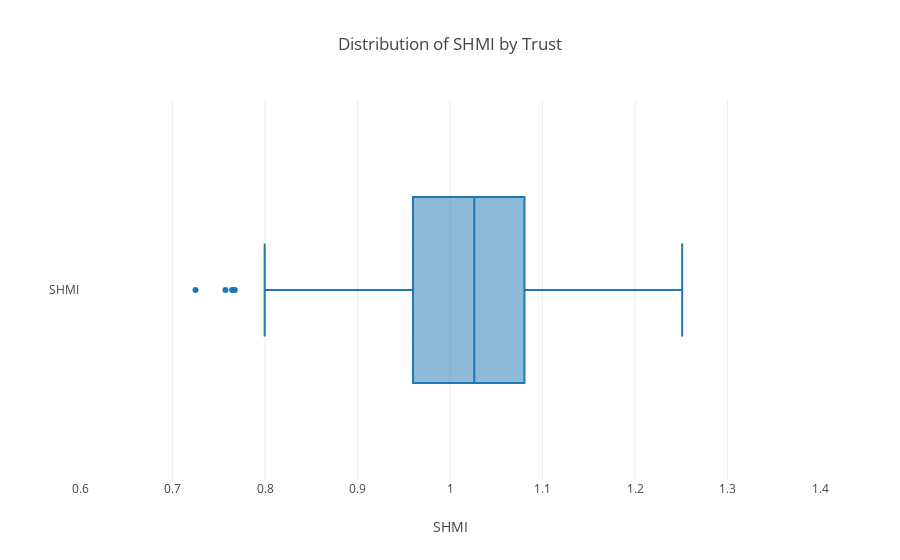

Notebook cell for this chart:
### Code cell
trace = go.Box(x= trusts_data['SHMI (agg.)'], name= 'SHMI')

layout = go.Layout(title= 'Distribution of SHMI by Trust', xaxis= dict(title='SHMI', range=[0.6, 1.4]))

data = [trace]

fig = go.Figure(data, layout= layout)

iplot(fig)

### Figure 1 — Plotly figure (JSON) as saved in the notebook; plotly's stock layout.template omitted (floating-point values rounded to 4 significant figures; data arrays with more than 128 entries replaced by an {"elided": "..."} marker saying what was removed)
{"data": [{"name": "SHMI", "type": "box", "uid": "7757c9fe-f718-4b3e-943e-3209ef1d672c", "x": {"elided": "130 float values"}}], "layout": {"title": "Distribution of SHMI by Trust", "xaxis": {"range": [0.6, 1.4], "title": "SHMI"}}}
